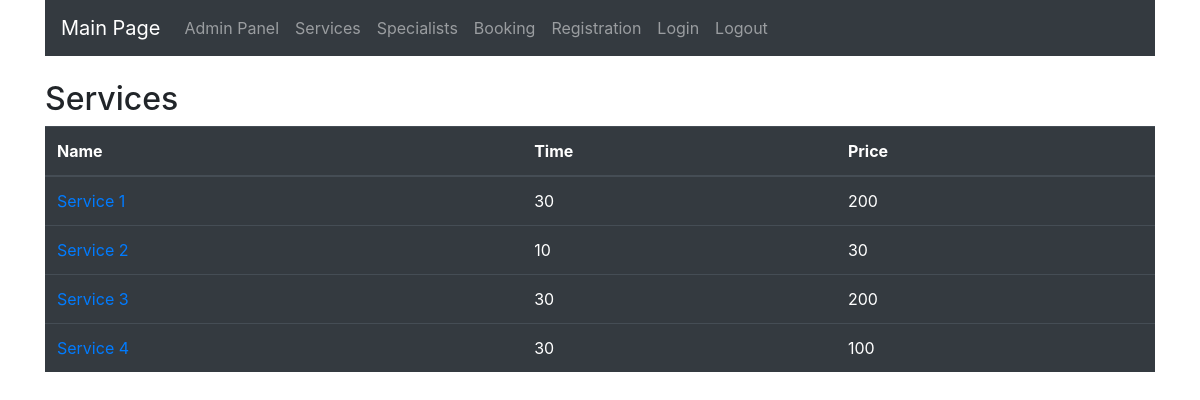
The page /services/ on the database as committed earlier.
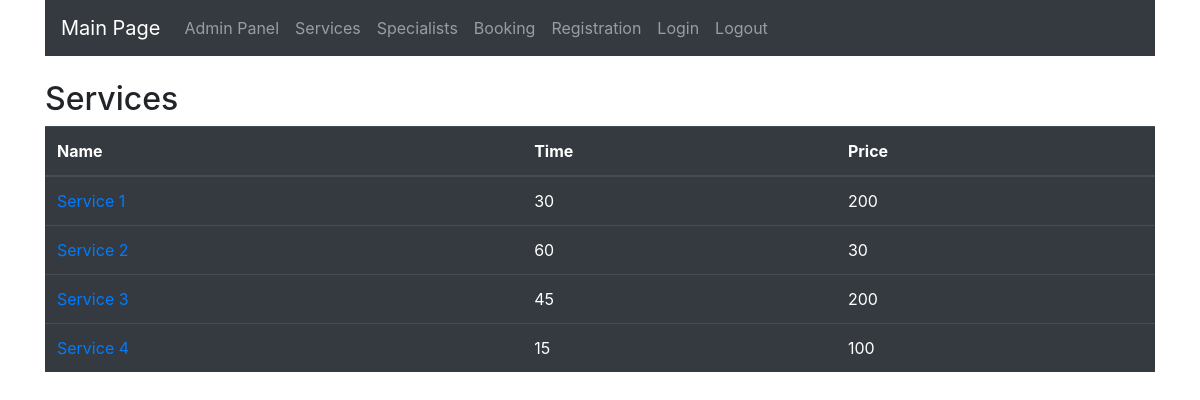
The same page on the database as committed later.
### services/models.py (models this page shows, shortened)
class Service(models.Model):
    name = models.CharField(max_length=100)
    time = models.IntegerField()
    price = models.IntegerField()

### services/views.py (the view)
# urls.py: path('', include('services.urls'), name='index'),
def services(request):
    services = ServiceModel.objects.all()
    return render(request, 'services.html', {'services': services})

### services/templates/services.html
{% extends 'base.html' %}
{% block content %}
<h2>Services</h2>
<table class="table table-dark">
    <thead>
    <tr>
        <th scope="col">Name</th>
        <th scope="col">Time</th>
        <th scope="col">Price</th>
    </tr>
    </thead>
    <tbody>
    {% for service in services %}
    <tr>
        <td scope="row"><a href="{{ service.id }}">{{ service.name }}</a></td>
        <td scope="row">{{ service.time }}</td>
        <td scope="row">{{ service.price }}</td>
    </tr>
    {% endfor %}
    </tbody>
</table>
{% endblock %}

Rows that differ between the two databases and show on the page:
changed Service "Service 2": time "10" → "60"
changed Service "Service 3": time "30" → "45"
changed Service "Service 4": time "30" → "15"
